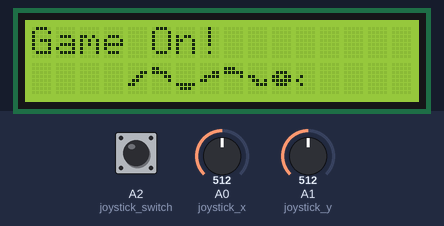
The sketch below on a simulated Arduino Uno, built with avr-gcc and run on an emulated ATmega328P. Parts: 16×2 character LCD. The test bench sets the inputs (shaded band); at power-on: A1 (joystick_y) = 512, A0 (joystick_x) = 512, A2 (joystick_switch) HIGH. Random numbers use the default seed unless the sketch sets one.

Above: at 0.1 s.

The sketch:

Snake_Game.ino
```cpp
#include <LiquidCrystal.h>


#define joystick_x        A0
#define joystick_y        A1
#define joystick_switch   A2
#define JOYSTICK_RELEASED              0
#define JOYSTICK_UP_                   1
#define JOYSTICK_DOWN_                 2
#define JOYSTICK_LEFT_                 3
#define JOYSTICK_RIGHT_                4
#define rs                12
#define en                11
#define d4                5
#define d5                4
#define d6                3
#define d7                2
#define rows              2
#define columns           16
#define pixels_rows       8
#define pixels_col        5
#define initial_snake_len 3
#define       Max_Snake_length             25


LiquidCrystal lcd(rs,en,d4,d5,d6,d7);
unsigned long time, timeNow; //long numbers to store 4Byte.
int gameSpeed; //variable to set game speed
boolean skip, gameOver, gameStarted; // boolean variables to determine game situation
int olddir; //variable to determine old direction of snake.
byte key=0; // value to check movement of joystick
byte oldkey=0; //value to check old movement of joystick

byte Field[8*rows*16]; //array 1D size 1280 ,byte variable


struct partdef  //struct to  set a way to group several related variables into one place
{
  int row,column,dir;  //members of partdef struct
  struct partdef *next; //nested struct pointer next.(??)
};
typedef partdef part;  //initiate part datatype for struct partdef so we dont need to declare struct every time.

part *head, *tail;   // make 2 pointers variable to struct part.
int collected;       //variable to count collected food(??)
unsigned int pc,pr;  //pc,pr are positive only.
//----------------------------------------------------
// display on the screen
void drawMatrix()
{
  //levelz variable 3D to set the lvl difficulty and ditermine matrix.
  boolean levelz[4][16] = {
{false,false,false,false,false,false,false,false,false,false,false,false,false,false,false,false},
{false,false,false,false,false,false,false,false,false,false,false,false,false,false,false,false},
{false,false,false,false,false,false,false,false,false,false,false,false,false,false,false,false},
{false,false,false,false,false,false,false,false,false,false,false,false,false,false,false,false}
};

  byte myChar[8]; //1D array 0-7 indexses
  boolean special; //special boolean variable
  int cc=0;  //variable int probably counter

  if (!gameOver)
  {
  ChangeDot(pr, pc, true);//making the food????

  for(int r=0;r<rows;r++)
  {
    for(int c=0;c<16;c++)
    {
      special = false;
      for(int i=0;i<8;i++)
      {
        byte b=B00000;

        if ((Field[16 * (r*8+i) + (c*5+0)/5] & (1 << ((c*5+0) % 5))) >> ((c*5+0) % 5)) {b+=B10000; special = true;}
        if ((Field[16 * (r*8+i) + (c*5+1)/5] & (1 << ((c*5+1) % 5))) >> ((c*5+1) % 5)) {b+=B01000; special = true;}
        if ((Field[16 * (r*8+i) + (c*5+2)/5] & (1 << ((c*5+2) % 5))) >> ((c*5+2) % 5)) {b+=B00100; special = true;}
        if ((Field[16 * (r*8+i) + (c*5+3)/5] & (1 << ((c*5+3) % 5))) >> ((c*5+3) % 5)) {b+=B00010; special = true;}
        if ((Field[16 * (r*8+i) + (c*5+4)/5] & (1 << ((c*5+4) % 5))) >> ((c*5+4) % 5)) {b+=B00001; special = true;}

        myChar[i] = b;

      }
      if (special)
      {
        lcd.createChar(cc, myChar);
        lcd.setCursor(c,r);
        lcd.write(byte(cc));
  cc++;
      }
      else
      {
        lcd.setCursor(c,r);
        if (levelz[r][c]) lcd.write(255);
        else lcd.write(128);
      }
    }
  }
  }
}

//----------------------------------------------------
void freeList()
{
  part *p,*q; //2 pointers to struct part def
  p = tail;   //assign pointer tail to pointer p.
  while (p!=NULL) //while there is datat in p it means there is tail.
  {
    q = p;//
    p = p->next;  //access structure member p
    free(q);  //free memory from pointer q.
  }
  head = tail = NULL;
}
//--------------------------------------------------
void gameOverFunction()//preety simple
{
  delay(1000);
  lcd.clear();
  freeList(); //data structure used in dynamic memory allocation connection unallocated regions of memory together in a linked list.
  lcd.setCursor(3,0);
  lcd.print("Game Over!");
  lcd.setCursor(4,1);
  lcd.print("Score: ");
  lcd.print(collected);
  delay(15000);
}
//--------------------------------------------------
void growSnake()
{
  part *p; //set pointer in structure partdef
  p = (part*)malloc(sizeof(part)); //setting memory place.
  p->row = tail->row;
  p->column = tail->column;
  p->dir = tail->dir;
  p->next = tail;
  tail = p;
}
//--------------------------------------------------
// a new dot on the screen
void newPoint()
{
  //again choosing the specific lvl.
  boolean levelz[4][16] = {
{false,false,false,false,false,false,false,false,false,false,false,false,false,false,false,false},
{false,false,false,false,false,false,false,false,false,false,false,false,false,false,false,false},
{false,false,false,false,false,false,false,false,false,false,false,false,false,false,false,false},
{false,false,false,false,false,false,false,false,false,false,false,false,false,false,false,false}
  };

part *p;
p = tail;
boolean newp = true;
while (newp)
{
    pr = random(8*rows);
    pc = random(80);
    newp = false;
    if (levelz[pr / 8][pc / 5]) newp=true;
    while (p->next != NULL && !newp)
    {
      if (p->row == pr && p->column == pc) newp = true;
      p = p->next;
    }
}

  if (collected < Max_Snake_length && gameStarted) growSnake();
}
//------------------------------------------------------
void moveHead()
{
  boolean levelz[4][16] = {
{false,false,false,false,false,false,false,false,false,false,false,false,false,false,false,false},
{false,false,false,false,false,false,false,false,false,false,false,false,false,false,false,false},
{false,false,false,false,false,false,false,false,false,false,false,false,false,false,false,false},
{false,false,false,false,false,false,false,false,false,false,false,false,false,false,false,false}
  };
switch(head->dir) // 1 step in direction
  {
    case 0: head->row--; break;
    case 1: head->row++; break;
    case 2: head->column++; break;
    case 3: head->column--; break;
    default : break;
  }
  if (head->column >= 80) head->column = 0;
  if (head->column < 0) head->column = 79;
  if (head->row >= (8*rows)) head->row = 0;
  if (head->row < 0) head->row = (8*rows - 1);

  if (levelz[head->row / 8][head->column / 5]) gameOver = true; // wall collision check

  part *p;
  p = tail;
  while (p != head && !gameOver) // self collision
  {
    if (p->row == head->row && p->column == head->column) gameOver = true;
    p = p->next;
  }
  if (gameOver)
    gameOverFunction();
  else
  {
  ChangeDot(head->row, head->column, true);

  if (head->row == pr && head->column == pc) // point pickup check
  {
    collected++;
    if (gameSpeed < 25) gameSpeed+=3;
    newPoint();
  }
  }
}
//------------------------------------------------
// funny move
void moveAll()
{
  part *p;
  p = tail;

  ChangeDot(p->row, p->column, false);

  while (p->next != NULL)
  {
    p->row = p->next->row;
    p->column = p->next->column;
    p->dir = p->next->dir;
    p = p->next;
  }
  moveHead();
}
//------------------------------------------------
//create snake
void createSnake(int n) // n = size of snake
{
  for (unsigned int i=0;i<(8*rows*16);i++)
    Field[i] = 0;

  part *p, *q;
  tail = (part*)malloc(sizeof(part));
  tail->row = 7;
  tail->column = 39 + n/2;
  tail->dir = 3;
  q = tail;

  ChangeDot(tail->row, tail->column, true);

  for (int i = 0; i < n-1; i++) // build snake from tail to head
  {
    p = (part*)malloc(sizeof(part));
    p->row = q->row;
    p->column = q->column - 1; //initial snake id placed horizoltally

    ChangeDot(p->row, p->column, true);

    p->dir = q->dir;
    q->next = p;
    q = p;
  }
  if (n>1)
  {
    p->next = NULL;
    head  = p;
  }
  else
  {
    tail->next = NULL;
    head = tail;
  }
}

void startF()
{
  byte mySnake[8][8] =
{
{ B00000,
  B00000,
  B00011,
  B00110,
  B01100,
  B11000,
  B00000,
},
{ B00000,
  B11000,
  B11110,
  B00011,
  B00001,
  B00000,
  B00000,
},
{ B00000,
  B00000,
  B00000,
  B00000,
  B00000,
  B11111,
  B01110,
},
{ B00000,
  B00000,
  B00011,
  B01111,
  B11000,
  B00000,
  B00000,
},
{ B00000,
  B11100,
  B11111,
  B00001,
  B00000,
  B00000,
  B00000,
},
{ B00000,
  B00000,
  B00000,
  B11000,
  B01101,
  B00111,
  B00000,
},
{ B00000,
  B00000,
  B01110,
  B11011,
  B11111,
  B01110,
  B00000,
},
{ B00000,
  B00000,
  B00000,
  B01000,
  B10000,
  B01000,
  B00000,
}
};

  gameOver = false;
  gameStarted = false;

  lcd.clear();
  lcd.setCursor(0,0);
  lcd.print("Game On!");
  for(int i=0;i<8;i++)
  {
    lcd.createChar(i,mySnake[i]);
    lcd.setCursor(i+4,1);
    lcd.write(byte(i));
  }
  delay(15000);

  collected = 0;
  gameSpeed = 8;
  createSnake(3);
  time = 0;
}
//----------------------------------
void setup() {
  digitalWrite(joystick_switch,HIGH);
  lcd.begin(16,rows);
  startF();
}
//----------------------------------
void loop()
{
  if (!gameOver && !gameStarted)
// if the game does not start
  {
   key = ScanJoyStick();
// check the joystick
   if (key != oldkey)
   {
     delay(50);
     key = ScanJoyStick();
     if (key != oldkey)
     {
       oldkey = key;
       if (key > 0)
       {
         olddir = head->dir;
       }
     }
   }

   else if (digitalRead(joystick_switch))
// if the joystick button is pressed, the beginning of the game
   {
     lcd.clear();
     newPoint();
     gameStarted = true;
    }
   else
// otherwise continue the display the announcment.
    {
      lcd.setCursor(14,0);
      lcd.print("Lets play!");
    }
  }

  else if (!gameOver && gameStarted)
// if there is a game
  {
   skip = false;

   key = ScanJoyStick(); // check the joystick
   if (key != oldkey)
   {
     delay(50);
     key = ScanJoyStick();
     if (key != oldkey)
     {
       oldkey = key;
       if (key > 0)
       {

// select the direction of movement of the snake depending on the position of the joystick
         olddir = head->dir;
         if (key==JOYSTICK_RIGHT_ && head->dir!=3) head->dir = 2;
         else if (key==JOYSTICK_UP_    && head->dir!=1) head->dir = 0;
         else if (key==JOYSTICK_DOWN_  && head->dir!=0) head->dir = 1;
         else if (key==JOYSTICK_LEFT_  && head->dir!=2) head->dir = 3;

         if (olddir != head->dir)
         {
           skip = true;
           delay(1000/gameSpeed);
           moveAll();
           drawMatrix();
         }
       }
     }
   }
   if (!skip)
   {
     timeNow = millis();
     if (timeNow - time > 1000 / gameSpeed)
     {
       moveAll();
       drawMatrix();
       time = millis();
     }
   }
  }

  if(gameOver) // if the game is over
  {
   key = ScanJoyStick();// check the joystick
   if (key != oldkey)
   {
     delay(50);
     key = ScanJoyStick();
     if (key != oldkey)
     {
       oldkey = key;
       if (key > 0)// start the game when you move the joystick in any direction
       {
          startF();
       }
     }
   }

  }
}
//-----------------------------------
// check the joystick
byte ScanJoyStick()
{
  byte Direction = JOYSTICK_RELEASED;
  unsigned int X_Val = analogRead(joystick_x);
  unsigned int Y_Val = analogRead(joystick_y);

  if ((Y_Val >= 900) && (X_Val >= 400))
  {
    Direction = JOYSTICK_DOWN_;
  }
  else if ((Y_Val <= 400) && (X_Val >= 400))
  {
    Direction = JOYSTICK_UP_;
  }
  else if ((Y_Val >= 400) && (X_Val >= 900))
   {
    Direction = JOYSTICK_RIGHT_;
   }
  else if ((Y_Val >= 400) && (X_Val <= 400))
  {
    Direction = JOYSTICK_LEFT_;
  }

  return Direction;
}
//-----------------------------------------------------
// making changes to matrix of points on eran
void ChangeDot(unsigned int RowVal, unsigned int ColVal, boolean NewVal)
{
  Field[16 * RowVal + ColVal/5] &= ~(1 << (ColVal % 5));

  if (NewVal)
    Field[16 * RowVal + ColVal/5] |= 1 << (ColVal % 5);
}
```
